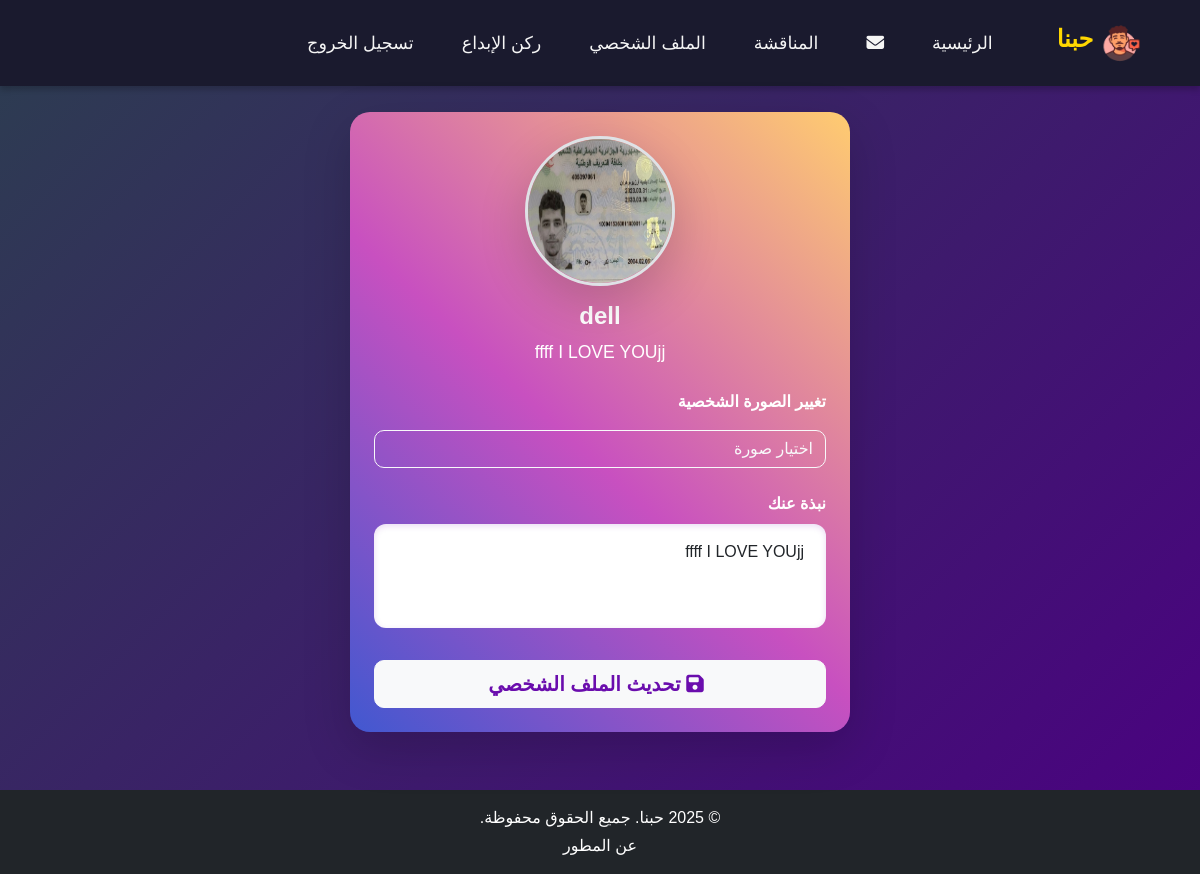
Before: /profile/1/ (signed in) with the older database file.
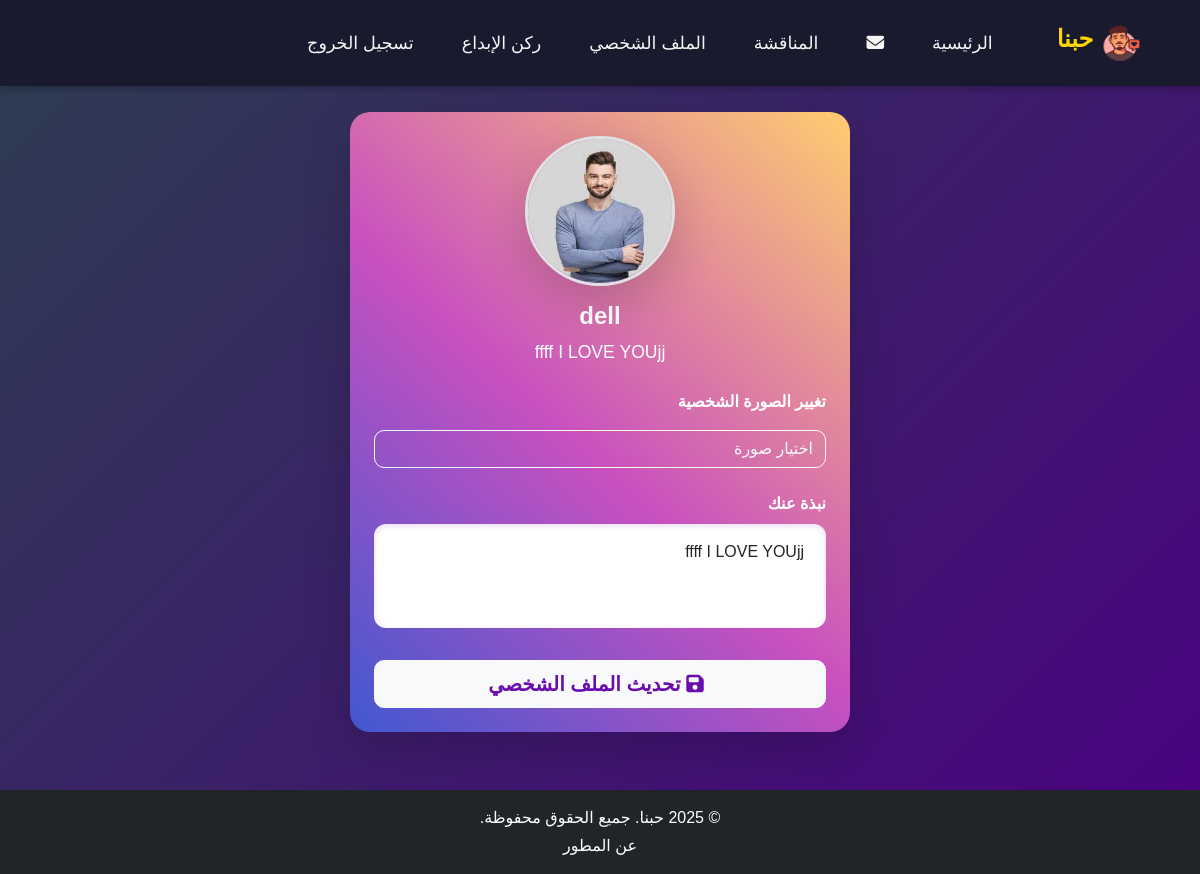
After: the same page with the newer database file.
### main/models.py (models this page shows, shortened)
class Profile(models.Model):
    user = models.OneToOneField(User, on_delete=models.CASCADE)
    image = models.ImageField(upload_to='profile_images/', default='profile_images/default.png')
    bio = models.TextField(blank=True, default='I LOVE YOU ❤️ !')

### main/views.py (the view)
# urls.py: path('profile/<int:user_id>/', views.view_profile, name='view_profile'),
@login_required
def view_profile(request, user_id):
    profile_user = get_object_or_404(User, id=user_id)
    if request.method == 'POST':
        if request.user.id != user_id:
            messages.error(request, 'لا يمكنك تحديث ملف شخصي لمستخدم آخر.')
            return redirect('view_profile', user_id=user_id)
        form = ProfileUpdateForm(request.POST, request.FILES, instance=profile_user.profile)
        if form.is_valid():
            form.save()
            messages.success(request, 'تم تحديث الملف الشخصي بنجاح!')
            return redirect('view_profile', user_id=user_id)
        else:
            messages.error(request, 'حدث خطأ أثناء تحديث الملف الشخصي.')
    else:
        form = ProfileUpdateForm(instance=profile_user.profile)
    return render(request, 'main/profile.html', {
        'form': form,
        'profile': profile_user.profile,
        'profile_user': profile_user,
        'is_owner': request.user.id == user_id
    })

### main/forms.py
class ProfileUpdateForm(forms.ModelForm):
    class Meta:
        model = Profile
        fields = ['image', 'bio']
        widgets = {
            'bio': forms.Textarea(attrs={'rows': 4, 'class': 'w-full p-2 border rounded'}),
            'image': forms.FileInput(attrs={'class': 'w-full p-2'}),
        }

### main/context_processors.py (called while the page is built)
def unread_message_count(request):
    if request.user.is_authenticated:
        count = Message.objects.filter(
            discussion__participants=request.user,
            is_read=False
        ).exclude(sender=request.user).count()
        return {'unread_count': count}
    return {'unread_count': 0}

### main/templates/main/profile.html (shortened to what this page needs)
{% extends 'main/base.html' %}
{% block content %}
<div class="d-flex justify-content-center align-items-center" style="min-height: 80vh;">
    <div class="card shadow-lg w-100 mx-3" style="max-width: 500px; border-radius: 20px; background: linear-gradient(43deg, #4158D0 0%, #C850C0 46%, #FFCC70 100%);">
        <div class="card-body text-center p-4 text-white">
            <div class="position-relative mb-3">
                <img src="{{ profile.image.url }}" alt="Profile Image"
                     class="rounded-circle border border-3 shadow-lg"
                     width="150" height="150">
            </div>
            <h4 class="fw-bold mb-2">{{ profile_user.username }}</h4>
            <p class="mb-4" style="color: #fff; font-size: 1.1rem;">{{ profile.bio|default:"لم يتم إضافة نبذة بعد" }}</p>
            {% if is_owner %}
            <form method="POST" enctype="multipart/form-data" class="mt-3 text-end">
                <div class="mb-4">
                    <label for="id_image" class="form-label fw-semibold d-block text-white">تغيير الصورة الشخصية</label>
                    <label for="id_image" class="btn btn-outline-light mt-2 w-100" style="border-radius: 10px;">اختيار صورة</label>
                </div>
                <div class="mb-3">
                    <label for="id_bio" class="form-label fw-semibold d-block text-white">نبذة عنك</label>
                    <div class="bio-box">
                        <textarea name="bio" id="id_bio" rows="3" class="form-control border-0 shadow-none bg-transparent text-end text-dark">{{ form.bio.value }}</textarea>
                    </div>
                </div>
                <button type="submit" class="btn btn-light btn-lg w-100 mt-3" style="border-radius: 10px; color: #6a0dad; font-weight: bold;">
                    <i class="fas fa-save me-2"></i> تحديث الملف الشخصي
                </button>
            </form>
            {% endif %}
        </div>
    </div>
</div>
{% endblock %}

### main/templates/main/base.html (shortened to what this page needs)
 {% load static %}
<!DOCTYPE html>
<html lang="ar" dir="rtl">
<head>
    <link href="https://cdn.jsdelivr.net/npm/bootstrap@5.3.0/dist/css/bootstrap.min.css" rel="stylesheet">
    <link href="https://cdnjs.cloudflare.com/ajax/libs/font-awesome/6.4.0/css/all.min.css" rel="stylesheet">
    <link href="{% static 'css/style.css' %}" rel="stylesheet">
</head>
<body>
    <nav class="navbar navbar-expand-lg navbar-dark">
        <div class="container-fluid">
            <a class="navbar-brand" href="{% url 'home' %}">
    <img src="{% static 'images/logo.png' %}" alt="حبنا" width="40" height="40" class="d-inline-block align-text-top">
    حبنا
</a>
            <div class="collapse navbar-collapse" id="navbarNav">
                <ul class="navbar-nav ms-auto">
                    <li class="nav-item">
                        <a class="nav-link" href="{% url 'home' %}">الرئيسية</a>
                    </li>
                    {% if user.is_authenticated %}
                    <li class="nav-item position-relative">
    <a href="{% url 'discussion_list' %}" class="nav-link">
        <i class="fas fa-envelope"></i>
    </a>
</li>
                    <li class="nav-item">
                        <a class="nav-link" href="{% url 'discussion_list' %}">المناقشة</a>
                    </li>
                    <li><a href="{% url 'view_profile' request.user.id %}" class="nav-link">الملف الشخصي</a></li>
                    <li class="nav-item">
                        <a class="nav-link" href="#creativity-corner">ركن الإبداع</a>
                    </li>
                    <li class="nav-item">
                        <a class="nav-link" href="{% url 'logout' %}">تسجيل الخروج</a>
                    </li>
                    {% endif %}
                </ul>
            </div>
        </div>
    </nav>
        {% block content %}
        {% endblock %}
        {% block footer %}
    <footer class="bg-dark text-white text-center py-3 mt-5">
    <div class="container">
        <p class="mb-1">&copy; 2025 حبنا. جميع الحقوق محفوظة.</p>
        <p class="mb-0">
            <a href="{% url 'about_developer' %}" class="text-decoration-none text-white">
                عن المطور
            </a>
        </p>
    </div>
</footer>
{% endblock %}
</body>
</html>

### static/css/style.css (style rules this page uses)
body { background: linear-gradient(135deg, #2c3e50 0%, #4b0082 100%); color: #f5f5f5; font-family: 'Poppins', sans-serif , "Segoe UI Emoji", "Noto Color Emoji" ; margin: 0; }
.navbar { background: #1a1a2e !important; box-shadow: 0 4px 6px rgba(0, 0, 0, 0.2); padding: 1rem 2rem; }
.navbar-brand { font-size: 1.5rem; font-weight: bold; color: #ffd700 !important; transition: color 0.3s ease; }
.nav-link { color: #f5f5f5 !important; font-size: 1.1rem; margin: 0 1rem; transition: color 0.3s ease, transform 0.3s ease; }
.card { background: #162447; border: none; border-radius: 10px; color: #f5f5f5; box-shadow: 0 4px 8px rgba(0, 0, 0, 0.3); transition: transform 0.3s ease; }
.bio-box { background: #ffffff; border-radius: 12px; padding: 10px; box-shadow: inset 0 2px 6px rgba(106, 13, 173, 0.15); }
.bio-box textarea { width: 100%; resize: none; background: transparent; color: #000; }
.text-end textarea, .text-end label { direction: rtl; text-align: right; }

Changed rows visible on the page:
changed Profile "ffff I LOVE YOUjj": image: a different picture
